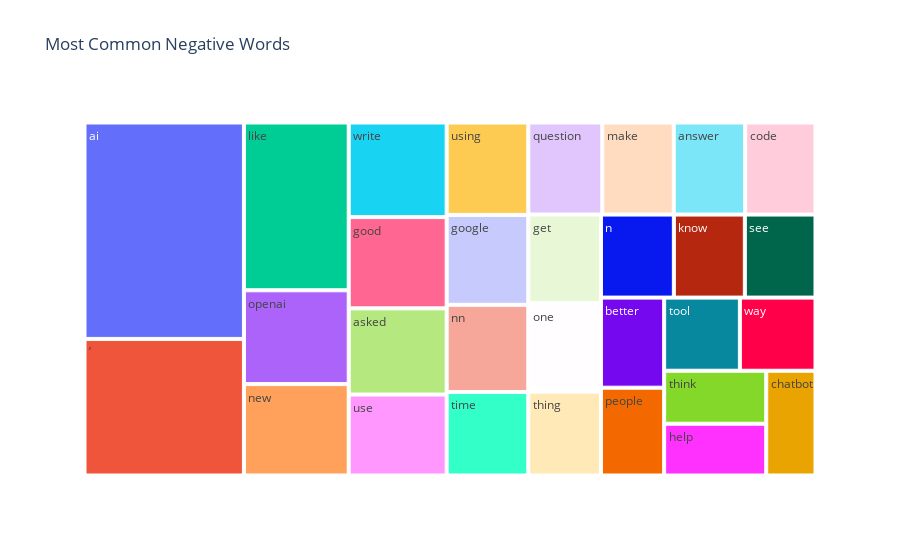

The notebook cell saved with this chart:
### Code cell
fig = px.treemap(temp_neg, path=['Common_words'], values='count',title='Most Common Negative Words')
fig.show()

### Figure 1 — Plotly figure (JSON) as saved in the notebook; plotly's stock layout.template omitted (floating-point values rounded to 4 significant figures)
{"data": [{"branchvalues": "total", "domain": {"x": [0, 1], "y": [0, 1]}, "hovertemplate": "labels=%{label}<br>count=%{value}<br>parent=%{parent}<br>id=%{id}<extra></extra>", "ids": ["ai", "answer", "asked", "better", "chatbot", "code", "get", "good", "google", "help", "know", "like", "make", "n", "new", "nn", "one", "openai", "people", "question", "see", "thing", "think", "time", "tool", "use", "using", "way", "write", "’"], "labels": ["ai", "answer", "asked", "better", "chatbot", "code", "get", "good", "google", "help", "know", "like", "make", "n", "new", "nn", "one", "openai", "people", "question", "see", "thing", "think", "time", "tool", "use", "using", "way", "write", "’"], "name": "", "parents": ["", "", "", "", "", "", "", "", "", "", "", "", "", "", "", "", "", "", "", "", "", "", "", "", "", "", "", "", "", ""], "type": "treemap", "values": [28593, 5447, 6996, 4719, 4278, 5369, 5337, 7409, 6082, 4378, 4885, 14573, 5448, 5018, 7940, 5896, 5326, 8146, 4599, 5648, 4863, 5047, 4484, 5649, 4591, 6570, 6251, 4583, 7677, 18046]}], "layout": {"autosize": true, "legend": {"tracegroupgap": 0}, "title": {"text": "Most Common Negative Words"}}}
